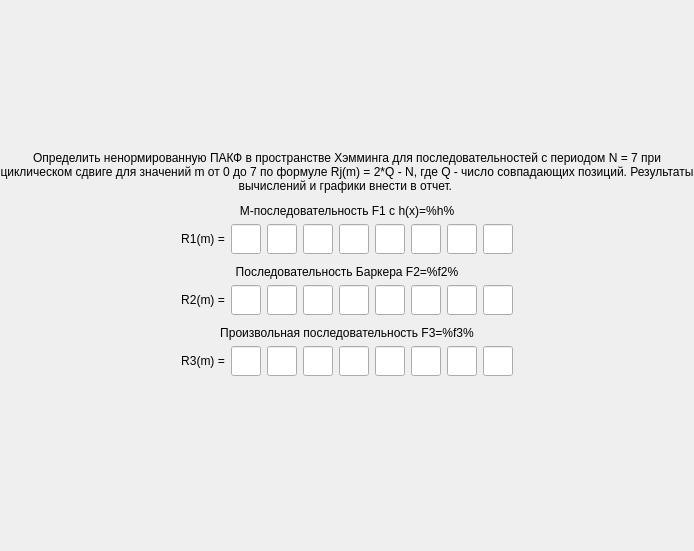
<?xml version="1.0" encoding="UTF-8"?>
<ui version="4.0">
 <class>ScreenTask1</class>
 <widget class="QFrame" name="ScreenTask1">
  <property name="geometry">
   <rect>
    <x>0</x>
    <y>0</y>
    <width>694</width>
    <height>551</height>
   </rect>
  </property>
  <property name="windowTitle">
   <string>Frame</string>
  </property>
  <layout class="QGridLayout" name="gridLayout">
   <property name="leftMargin">
    <number>0</number>
   </property>
   <property name="topMargin">
    <number>0</number>
   </property>
   <property name="rightMargin">
    <number>0</number>
   </property>
   <property name="bottomMargin">
    <number>0</number>
   </property>
   <item row="0" column="0">
    <layout class="QVBoxLayout" name="verticalLayout">
     <item>
      <spacer name="verticalSpacer">
       <property name="orientation">
        <enum>Qt::Vertical</enum>
       </property>
       <property name="sizeHint" stdset="0">
        <size>
         <width>0</width>
         <height>0</height>
        </size>
       </property>
      </spacer>
     </item>
     <item>
      <widget class="QLabel" name="label">
       <property name="styleSheet">
        <string notr="true">font: 75 16pt &quot;MS Shell Dlg 2&quot;;</string>
       </property>
       <property name="text">
        <string>Определить ненормированную ПАКФ в пространстве Хэмминга для последовательностей с периодом N = 7 при циклическом сдвиге для значений m от 0 до 7 по формуле Rj(m) = 2*Q - N, где Q - число совпадающих позиций. Результаты вычислений и графики внести в отчет. </string>
       </property>
       <property name="alignment">
        <set>Qt::AlignCenter</set>
       </property>
       <property name="wordWrap">
        <bool>true</bool>
       </property>
      </widget>
     </item>
     <item>
      <spacer name="verticalSpacer_3">
       <property name="orientation">
        <enum>Qt::Vertical</enum>
       </property>
       <property name="sizeType">
        <enum>QSizePolicy::Minimum</enum>
       </property>
       <property name="sizeHint" stdset="0">
        <size>
         <width>0</width>
         <height>5</height>
        </size>
       </property>
      </spacer>
     </item>
     <item>
      <layout class="QVBoxLayout" name="verticalLayout_2">
       <item>
        <widget class="QLabel" name="title1">
         <property name="styleSheet">
          <string notr="true">font: 75 14pt &quot;MS Shell Dlg 2&quot;;</string>
         </property>
         <property name="text">
          <string>М-последовательность F1 с h(x)=%h%</string>
         </property>
         <property name="alignment">
          <set>Qt::AlignCenter</set>
         </property>
         <property name="wordWrap">
          <bool>true</bool>
         </property>
        </widget>
       </item>
       <item>
        <layout class="QHBoxLayout" name="horizontalLayout">
         <item>
          <spacer name="horizontalSpacer">
           <property name="orientation">
            <enum>Qt::Horizontal</enum>
           </property>
           <property name="sizeHint" stdset="0">
            <size>
             <width>40</width>
             <height>20</height>
            </size>
           </property>
          </spacer>
         </item>
         <item>
          <widget class="QLabel" name="label_3">
           <property name="styleSheet">
            <string notr="true">font: 75 14pt &quot;MS Shell Dlg 2&quot;;</string>
           </property>
           <property name="text">
            <string>R1(m) =</string>
           </property>
           <property name="alignment">
            <set>Qt::AlignCenter</set>
           </property>
           <property name="wordWrap">
            <bool>true</bool>
           </property>
          </widget>
         </item>
         <item>
          <widget class="QLineEdit" name="input11">
           <property name="sizePolicy">
            <sizepolicy hsizetype="Fixed" vsizetype="Fixed">
             <horstretch>0</horstretch>
             <verstretch>0</verstretch>
            </sizepolicy>
           </property>
           <property name="minimumSize">
            <size>
             <width>30</width>
             <height>30</height>
            </size>
           </property>
           <property name="maximumSize">
            <size>
             <width>30</width>
             <height>30</height>
            </size>
           </property>
           <property name="styleSheet">
            <string notr="true">font: 12pt &quot;MS Shell Dlg 2&quot;;</string>
           </property>
           <property name="alignment">
            <set>Qt::AlignCenter</set>
           </property>
          </widget>
         </item>
         <item>
          <widget class="QLineEdit" name="input12">
           <property name="sizePolicy">
            <sizepolicy hsizetype="Fixed" vsizetype="Fixed">
             <horstretch>0</horstretch>
             <verstretch>0</verstretch>
            </sizepolicy>
           </property>
           <property name="minimumSize">
            <size>
             <width>30</width>
             <height>30</height>
            </size>
           </property>
           <property name="maximumSize">
            <size>
             <width>30</width>
             <height>30</height>
            </size>
           </property>
           <property name="font">
            <font>
             <pointsize>12</pointsize>
            </font>
           </property>
           <property name="alignment">
            <set>Qt::AlignCenter</set>
           </property>
          </widget>
         </item>
         <item>
          <widget class="QLineEdit" name="input13">
           <property name="sizePolicy">
            <sizepolicy hsizetype="Fixed" vsizetype="Fixed">
             <horstretch>0</horstretch>
             <verstretch>0</verstretch>
            </sizepolicy>
           </property>
           <property name="minimumSize">
            <size>
             <width>30</width>
             <height>30</height>
            </size>
           </property>
           <property name="maximumSize">
            <size>
             <width>30</width>
             <height>30</height>
            </size>
           </property>
           <property name="font">
            <font>
             <pointsize>12</pointsize>
            </font>
           </property>
           <property name="alignment">
            <set>Qt::AlignCenter</set>
           </property>
          </widget>
         </item>
         <item>
          <widget class="QLineEdit" name="input14">
           <property name="sizePolicy">
            <sizepolicy hsizetype="Fixed" vsizetype="Fixed">
             <horstretch>0</horstretch>
             <verstretch>0</verstretch>
            </sizepolicy>
           </property>
           <property name="minimumSize">
            <size>
             <width>30</width>
             <height>30</height>
            </size>
           </property>
           <property name="maximumSize">
            <size>
             <width>30</width>
             <height>30</height>
            </size>
           </property>
           <property name="font">
            <font>
             <pointsize>12</pointsize>
            </font>
           </property>
           <property name="alignment">
            <set>Qt::AlignCenter</set>
           </property>
          </widget>
         </item>
         <item>
          <widget class="QLineEdit" name="input15">
           <property name="sizePolicy">
            <sizepolicy hsizetype="Fixed" vsizetype="Fixed">
             <horstretch>0</horstretch>
             <verstretch>0</verstretch>
            </sizepolicy>
           </property>
           <property name="minimumSize">
            <size>
             <width>30</width>
             <height>30</height>
            </size>
           </property>
           <property name="maximumSize">
            <size>
             <width>30</width>
             <height>30</height>
            </size>
           </property>
           <property name="font">
            <font>
             <pointsize>12</pointsize>
            </font>
           </property>
           <property name="alignment">
            <set>Qt::AlignCenter</set>
           </property>
          </widget>
         </item>
         <item>
          <widget class="QLineEdit" name="input16">
           <property name="sizePolicy">
            <sizepolicy hsizetype="Fixed" vsizetype="Fixed">
             <horstretch>0</horstretch>
             <verstretch>0</verstretch>
            </sizepolicy>
           </property>
           <property name="minimumSize">
            <size>
             <width>30</width>
             <height>30</height>
            </size>
           </property>
           <property name="maximumSize">
            <size>
             <width>30</width>
             <height>30</height>
            </size>
           </property>
           <property name="font">
            <font>
             <pointsize>12</pointsize>
            </font>
           </property>
           <property name="alignment">
            <set>Qt::AlignCenter</set>
           </property>
          </widget>
         </item>
         <item>
          <widget class="QLineEdit" name="input17">
           <property name="sizePolicy">
            <sizepolicy hsizetype="Fixed" vsizetype="Fixed">
             <horstretch>0</horstretch>
             <verstretch>0</verstretch>
            </sizepolicy>
           </property>
           <property name="minimumSize">
            <size>
             <width>30</width>
             <height>30</height>
            </size>
           </property>
           <property name="maximumSize">
            <size>
             <width>30</width>
             <height>30</height>
            </size>
           </property>
           <property name="font">
            <font>
             <pointsize>12</pointsize>
            </font>
           </property>
           <property name="alignment">
            <set>Qt::AlignCenter</set>
           </property>
          </widget>
         </item>
         <item>
          <widget class="QLineEdit" name="input18">
           <property name="sizePolicy">
            <sizepolicy hsizetype="Fixed" vsizetype="Fixed">
             <horstretch>0</horstretch>
             <verstretch>0</verstretch>
            </sizepolicy>
           </property>
           <property name="minimumSize">
            <size>
             <width>30</width>
             <height>30</height>
            </size>
           </property>
           <property name="maximumSize">
            <size>
             <width>30</width>
             <height>30</height>
            </size>
           </property>
           <property name="font">
            <font>
             <family>MS Shell Dlg 2</family>
             <pointsize>12</pointsize>
             <weight>50</weight>
             <italic>false</italic>
             <bold>false</bold>
            </font>
           </property>
           <property name="styleSheet">
            <string notr="true"/>
           </property>
           <property name="alignment">
            <set>Qt::AlignCenter</set>
           </property>
          </widget>
         </item>
         <item>
          <spacer name="horizontalSpacer_2">
           <property name="orientation">
            <enum>Qt::Horizontal</enum>
           </property>
           <property name="sizeHint" stdset="0">
            <size>
             <width>40</width>
             <height>20</height>
            </size>
           </property>
          </spacer>
         </item>
        </layout>
       </item>
      </layout>
     </item>
     <item>
      <spacer name="verticalSpacer_4">
       <property name="orientation">
        <enum>Qt::Vertical</enum>
       </property>
       <property name="sizeType">
        <enum>QSizePolicy::Minimum</enum>
       </property>
       <property name="sizeHint" stdset="0">
        <size>
         <width>0</width>
         <height>5</height>
        </size>
       </property>
      </spacer>
     </item>
     <item>
      <layout class="QVBoxLayout" name="verticalLayout_3">
       <item>
        <widget class="QLabel" name="title2">
         <property name="styleSheet">
          <string notr="true">font: 75 14pt &quot;MS Shell Dlg 2&quot;;</string>
         </property>
         <property name="text">
          <string>Последовательность Баркера F2=%f2%</string>
         </property>
         <property name="alignment">
          <set>Qt::AlignCenter</set>
         </property>
         <property name="wordWrap">
          <bool>true</bool>
         </property>
        </widget>
       </item>
       <item>
        <layout class="QHBoxLayout" name="horizontalLayout_2">
         <item>
          <spacer name="horizontalSpacer_3">
           <property name="orientation">
            <enum>Qt::Horizontal</enum>
           </property>
           <property name="sizeHint" stdset="0">
            <size>
             <width>40</width>
             <height>20</height>
            </size>
           </property>
          </spacer>
         </item>
         <item>
          <widget class="QLabel" name="label_4">
           <property name="styleSheet">
            <string notr="true">font: 75 14pt &quot;MS Shell Dlg 2&quot;;</string>
           </property>
           <property name="text">
            <string>R2(m) =</string>
           </property>
           <property name="alignment">
            <set>Qt::AlignCenter</set>
           </property>
           <property name="wordWrap">
            <bool>true</bool>
           </property>
          </widget>
         </item>
         <item>
          <widget class="QLineEdit" name="input21">
           <property name="sizePolicy">
            <sizepolicy hsizetype="Fixed" vsizetype="Fixed">
             <horstretch>0</horstretch>
             <verstretch>0</verstretch>
            </sizepolicy>
           </property>
           <property name="minimumSize">
            <size>
             <width>30</width>
             <height>30</height>
            </size>
           </property>
           <property name="maximumSize">
            <size>
             <width>30</width>
             <height>30</height>
            </size>
           </property>
           <property name="font">
            <font>
             <pointsize>12</pointsize>
            </font>
           </property>
           <property name="alignment">
            <set>Qt::AlignCenter</set>
           </property>
          </widget>
         </item>
         <item>
          <widget class="QLineEdit" name="input22">
           <property name="sizePolicy">
            <sizepolicy hsizetype="Fixed" vsizetype="Fixed">
             <horstretch>0</horstretch>
             <verstretch>0</verstretch>
            </sizepolicy>
           </property>
           <property name="minimumSize">
            <size>
             <width>30</width>
             <height>30</height>
            </size>
           </property>
           <property name="maximumSize">
            <size>
             <width>30</width>
             <height>30</height>
            </size>
           </property>
           <property name="font">
            <font>
             <pointsize>12</pointsize>
            </font>
           </property>
           <property name="alignment">
            <set>Qt::AlignCenter</set>
           </property>
          </widget>
         </item>
         <item>
          <widget class="QLineEdit" name="input23">
           <property name="sizePolicy">
            <sizepolicy hsizetype="Fixed" vsizetype="Fixed">
             <horstretch>0</horstretch>
             <verstretch>0</verstretch>
            </sizepolicy>
           </property>
           <property name="minimumSize">
            <size>
             <width>30</width>
             <height>30</height>
            </size>
           </property>
           <property name="maximumSize">
            <size>
             <width>30</width>
             <height>30</height>
            </size>
           </property>
           <property name="font">
            <font>
             <pointsize>12</pointsize>
            </font>
           </property>
           <property name="alignment">
            <set>Qt::AlignCenter</set>
           </property>
          </widget>
         </item>
         <item>
          <widget class="QLineEdit" name="input24">
           <property name="sizePolicy">
            <sizepolicy hsizetype="Fixed" vsizetype="Fixed">
             <horstretch>0</horstretch>
             <verstretch>0</verstretch>
            </sizepolicy>
           </property>
           <property name="minimumSize">
            <size>
             <width>30</width>
             <height>30</height>
            </size>
           </property>
           <property name="maximumSize">
            <size>
             <width>30</width>
             <height>30</height>
            </size>
           </property>
           <property name="font">
            <font>
             <pointsize>12</pointsize>
            </font>
           </property>
           <property name="alignment">
            <set>Qt::AlignCenter</set>
           </property>
          </widget>
         </item>
         <item>
          <widget class="QLineEdit" name="input25">
           <property name="sizePolicy">
            <sizepolicy hsizetype="Fixed" vsizetype="Fixed">
             <horstretch>0</horstretch>
             <verstretch>0</verstretch>
            </sizepolicy>
           </property>
           <property name="minimumSize">
            <size>
             <width>30</width>
             <height>30</height>
            </size>
           </property>
           <property name="maximumSize">
            <size>
             <width>30</width>
             <height>30</height>
            </size>
           </property>
           <property name="font">
            <font>
             <pointsize>12</pointsize>
            </font>
           </property>
           <property name="alignment">
            <set>Qt::AlignCenter</set>
           </property>
          </widget>
         </item>
         <item>
          <widget class="QLineEdit" name="input26">
           <property name="sizePolicy">
            <sizepolicy hsizetype="Fixed" vsizetype="Fixed">
             <horstretch>0</horstretch>
             <verstretch>0</verstretch>
            </sizepolicy>
           </property>
           <property name="minimumSize">
            <size>
             <width>30</width>
             <height>30</height>
            </size>
           </property>
           <property name="maximumSize">
            <size>
             <width>30</width>
             <height>30</height>
            </size>
           </property>
           <property name="font">
            <font>
             <pointsize>12</pointsize>
            </font>
           </property>
           <property name="alignment">
            <set>Qt::AlignCenter</set>
           </property>
          </widget>
         </item>
         <item>
          <widget class="QLineEdit" name="input27">
           <property name="sizePolicy">
            <sizepolicy hsizetype="Fixed" vsizetype="Fixed">
             <horstretch>0</horstretch>
             <verstretch>0</verstretch>
            </sizepolicy>
           </property>
           <property name="minimumSize">
            <size>
             <width>30</width>
             <height>30</height>
            </size>
           </property>
           <property name="maximumSize">
            <size>
             <width>30</width>
             <height>30</height>
            </size>
           </property>
           <property name="font">
            <font>
             <pointsize>12</pointsize>
            </font>
           </property>
           <property name="alignment">
            <set>Qt::AlignCenter</set>
           </property>
          </widget>
         </item>
         <item>
          <widget class="QLineEdit" name="input28">
           <property name="sizePolicy">
            <sizepolicy hsizetype="Fixed" vsizetype="Fixed">
             <horstretch>0</horstretch>
             <verstretch>0</verstretch>
            </sizepolicy>
           </property>
           <property name="minimumSize">
            <size>
             <width>30</width>
             <height>30</height>
            </size>
           </property>
           <property name="maximumSize">
            <size>
             <width>30</width>
             <height>30</height>
            </size>
           </property>
           <property name="font">
            <font>
             <pointsize>12</pointsize>
            </font>
           </property>
           <property name="alignment">
            <set>Qt::AlignCenter</set>
           </property>
          </widget>
         </item>
         <item>
          <spacer name="horizontalSpacer_4">
           <property name="orientation">
            <enum>Qt::Horizontal</enum>
           </property>
           <property name="sizeHint" stdset="0">
            <size>
             <width>40</width>
             <height>20</height>
            </size>
           </property>
          </spacer>
         </item>
        </layout>
       </item>
      </layout>
     </item>
     <item>
      <spacer name="verticalSpacer_5">
       <property name="orientation">
        <enum>Qt::Vertical</enum>
       </property>
       <property name="sizeType">
        <enum>QSizePolicy::Minimum</enum>
       </property>
       <property name="sizeHint" stdset="0">
        <size>
         <width>0</width>
         <height>5</height>
        </size>
       </property>
      </spacer>
     </item>
     <item>
      <layout class="QVBoxLayout" name="verticalLayout_7">
       <item>
        <widget class="QLabel" name="title3">
         <property name="styleSheet">
          <string notr="true">font: 75 14pt &quot;MS Shell Dlg 2&quot;;</string>
         </property>
         <property name="text">
          <string>Произвольная последовательность F3=%f3%</string>
         </property>
         <property name="alignment">
          <set>Qt::AlignCenter</set>
         </property>
         <property name="wordWrap">
          <bool>true</bool>
         </property>
        </widget>
       </item>
       <item>
        <layout class="QHBoxLayout" name="horizontalLayout_5">
         <item>
          <spacer name="horizontalSpacer_9">
           <property name="orientation">
            <enum>Qt::Horizontal</enum>
           </property>
           <property name="sizeHint" stdset="0">
            <size>
             <width>40</width>
             <height>20</height>
            </size>
           </property>
          </spacer>
         </item>
         <item>
          <widget class="QLabel" name="label_7">
           <property name="styleSheet">
            <string notr="true">font: 75 14pt &quot;MS Shell Dlg 2&quot;;</string>
           </property>
           <property name="text">
            <string>R3(m) =</string>
           </property>
           <property name="alignment">
            <set>Qt::AlignCenter</set>
           </property>
           <property name="wordWrap">
            <bool>true</bool>
           </property>
          </widget>
         </item>
         <item>
          <widget class="QLineEdit" name="input31">
           <property name="sizePolicy">
            <sizepolicy hsizetype="Fixed" vsizetype="Fixed">
             <horstretch>0</horstretch>
             <verstretch>0</verstretch>
            </sizepolicy>
           </property>
           <property name="minimumSize">
            <size>
             <width>30</width>
             <height>30</height>
            </size>
           </property>
           <property name="maximumSize">
            <size>
             <width>30</width>
             <height>30</height>
            </size>
           </property>
           <property name="font">
            <font>
             <pointsize>12</pointsize>
            </font>
           </property>
           <property name="alignment">
            <set>Qt::AlignCenter</set>
           </property>
          </widget>
         </item>
         <item>
          <widget class="QLineEdit" name="input32">
           <property name="sizePolicy">
            <sizepolicy hsizetype="Fixed" vsizetype="Fixed">
             <horstretch>0</horstretch>
             <verstretch>0</verstretch>
            </sizepolicy>
           </property>
           <property name="minimumSize">
            <size>
             <width>30</width>
             <height>30</height>
            </size>
           </property>
           <property name="maximumSize">
            <size>
             <width>30</width>
             <height>30</height>
            </size>
           </property>
           <property name="font">
            <font>
             <pointsize>12</pointsize>
            </font>
           </property>
           <property name="alignment">
            <set>Qt::AlignCenter</set>
           </property>
          </widget>
         </item>
         <item>
          <widget class="QLineEdit" name="input33">
           <property name="sizePolicy">
            <sizepolicy hsizetype="Fixed" vsizetype="Fixed">
             <horstretch>0</horstretch>
             <verstretch>0</verstretch>
            </sizepolicy>
           </property>
           <property name="minimumSize">
            <size>
             <width>30</width>
             <height>30</height>
            </size>
           </property>
           <property name="maximumSize">
            <size>
             <width>30</width>
             <height>30</height>
            </size>
           </property>
           <property name="font">
            <font>
             <pointsize>12</pointsize>
            </font>
           </property>
           <property name="alignment">
            <set>Qt::AlignCenter</set>
           </property>
          </widget>
         </item>
         <item>
          <widget class="QLineEdit" name="input34">
           <property name="sizePolicy">
            <sizepolicy hsizetype="Fixed" vsizetype="Fixed">
             <horstretch>0</horstretch>
             <verstretch>0</verstretch>
            </sizepolicy>
           </property>
           <property name="minimumSize">
            <size>
             <width>30</width>
             <height>30</height>
            </size>
           </property>
           <property name="maximumSize">
            <size>
             <width>30</width>
             <height>30</height>
            </size>
           </property>
           <property name="font">
            <font>
             <pointsize>12</pointsize>
            </font>
           </property>
           <property name="alignment">
            <set>Qt::AlignCenter</set>
           </property>
          </widget>
         </item>
         <item>
          <widget class="QLineEdit" name="input35">
           <property name="sizePolicy">
            <sizepolicy hsizetype="Fixed" vsizetype="Fixed">
             <horstretch>0</horstretch>
             <verstretch>0</verstretch>
            </sizepolicy>
           </property>
           <property name="minimumSize">
            <size>
             <width>30</width>
             <height>30</height>
            </size>
           </property>
           <property name="maximumSize">
            <size>
             <width>30</width>
             <height>30</height>
            </size>
           </property>
           <property name="font">
            <font>
             <pointsize>12</pointsize>
            </font>
           </property>
           <property name="alignment">
            <set>Qt::AlignCenter</set>
           </property>
          </widget>
         </item>
         <item>
          <widget class="QLineEdit" name="input36">
           <property name="sizePolicy">
            <sizepolicy hsizetype="Fixed" vsizetype="Fixed">
             <horstretch>0</horstretch>
             <verstretch>0</verstretch>
            </sizepolicy>
           </property>
           <property name="minimumSize">
            <size>
             <width>30</width>
             <height>30</height>
            </size>
           </property>
           <property name="maximumSize">
            <size>
             <width>30</width>
             <height>30</height>
            </size>
           </property>
           <property name="font">
            <font>
             <pointsize>12</pointsize>
            </font>
           </property>
           <property name="alignment">
            <set>Qt::AlignCenter</set>
           </property>
          </widget>
         </item>
         <item>
          <widget class="QLineEdit" name="input37">
           <property name="sizePolicy">
            <sizepolicy hsizetype="Fixed" vsizetype="Fixed">
             <horstretch>0</horstretch>
             <verstretch>0</verstretch>
            </sizepolicy>
           </property>
           <property name="minimumSize">
            <size>
             <width>30</width>
             <height>30</height>
            </size>
           </property>
           <property name="maximumSize">
            <size>
             <width>30</width>
             <height>30</height>
            </size>
           </property>
           <property name="font">
            <font>
             <pointsize>12</pointsize>
            </font>
           </property>
           <property name="alignment">
            <set>Qt::AlignCenter</set>
           </property>
          </widget>
         </item>
         <item>
          <widget class="QLineEdit" name="input38">
           <property name="sizePolicy">
            <sizepolicy hsizetype="Fixed" vsizetype="Fixed">
             <horstretch>0</horstretch>
             <verstretch>0</verstretch>
            </sizepolicy>
           </property>
           <property name="minimumSize">
            <size>
             <width>30</width>
             <height>30</height>
            </size>
           </property>
           <property name="maximumSize">
            <size>
             <width>30</width>
             <height>30</height>
            </size>
           </property>
           <property name="font">
            <font>
             <pointsize>12</pointsize>
            </font>
           </property>
           <property name="alignment">
            <set>Qt::AlignCenter</set>
           </property>
          </widget>
         </item>
         <item>
          <spacer name="horizontalSpacer_10">
           <property name="orientation">
            <enum>Qt::Horizontal</enum>
           </property>
           <property name="sizeHint" stdset="0">
            <size>
             <width>40</width>
             <height>20</height>
            </size>
           </property>
          </spacer>
         </item>
        </layout>
       </item>
      </layout>
     </item>
     <item>
      <spacer name="verticalSpacer_11">
       <property name="orientation">
        <enum>Qt::Vertical</enum>
       </property>
       <property name="sizeType">
        <enum>QSizePolicy::Minimum</enum>
       </property>
       <property name="sizeHint" stdset="0">
        <size>
         <width>0</width>
         <height>5</height>
        </size>
       </property>
      </spacer>
     </item>
     <item>
      <layout class="QHBoxLayout" name="horizontalLayout_6">
       <item>
        <spacer name="horizontalSpacer_12">
         <property name="orientation">
          <enum>Qt::Horizontal</enum>
         </property>
         <property name="sizeHint" stdset="0">
          <size>
           <width>40</width>
           <height>20</height>
          </size>
         </property>
        </spacer>
       </item>
       <item>
        <layout class="QHBoxLayout" name="charts"/>
       </item>
       <item>
        <spacer name="horizontalSpacer_11">
         <property name="orientation">
          <enum>Qt::Horizontal</enum>
         </property>
         <property name="sizeHint" stdset="0">
          <size>
           <width>40</width>
           <height>20</height>
          </size>
         </property>
        </spacer>
       </item>
      </layout>
     </item>
     <item>
      <spacer name="verticalSpacer_2">
       <property name="orientation">
        <enum>Qt::Vertical</enum>
       </property>
       <property name="sizeHint" stdset="0">
        <size>
         <width>0</width>
         <height>0</height>
        </size>
       </property>
      </spacer>
     </item>
    </layout>
   </item>
  </layout>
 </widget>
 <resources/>
 <connections/>
</ui>
